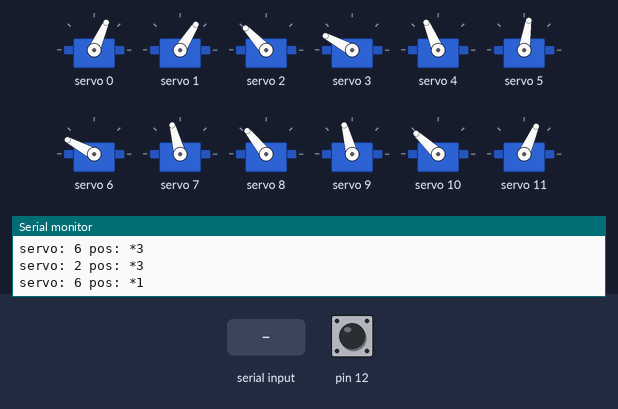
A sketch run on a simulated Arduino Uno, built with avr-gcc and run on an emulated ATmega328P. Parts: 12 × servo, the last lines printed to the serial monitor. Inputs (shaded band) come from the test bench; at power-on: pin 12 HIGH.

Above: at 6.4 s.
6.5 s: pin 12 pulled LOW for 0.15 s
At 6.5 s:
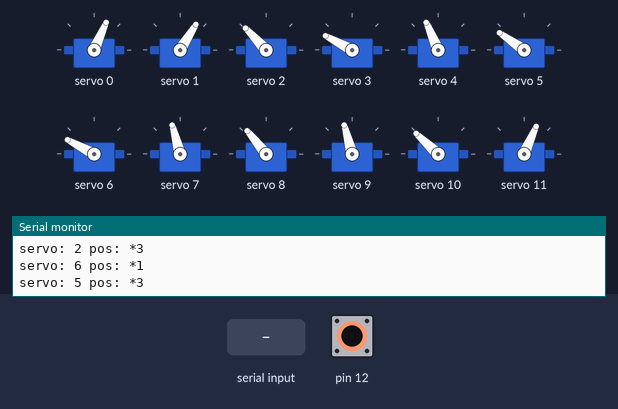
9.6 s: pin 12 pulled LOW for 3.2 s
At 10.5 s:
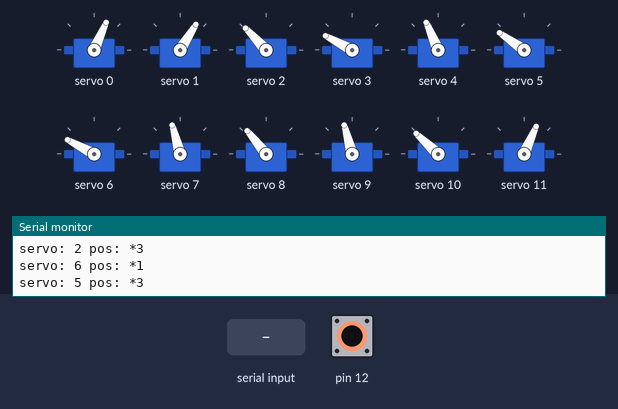
14.3 s: "90,45\n" received over Serial
At 15.4 s:
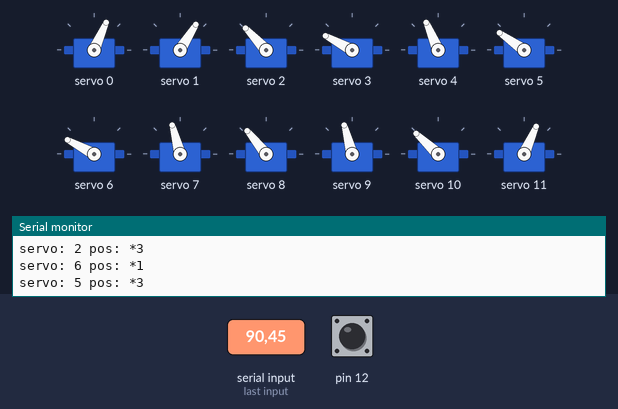
Timing chart, 0 to 17.3 s (numbered marks = the images above; inputs shaded):
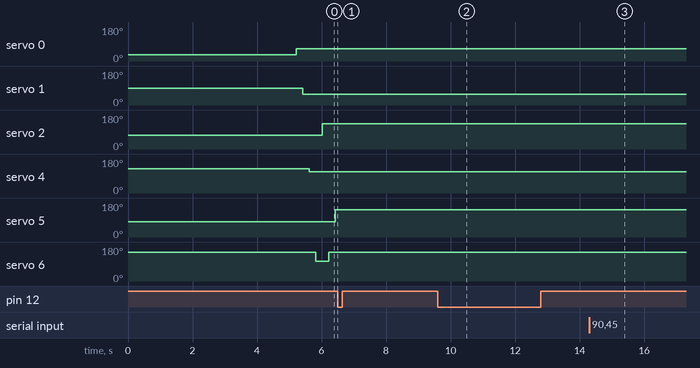

Measured:
- after the input at 6.5 s, servo 0: stays 66° (without the input it goes to 34° after 2.3 s); servo 1: stays 58° (without the input it goes to 115° after 0.12 s)
- after the input at 9.6 s, servo 0: stays 66° (without the input it goes to 34° after 4.2 s); servo 1: stays 58° (without the input it goes to 115° after 2.0 s)
- after the input at 14.3 s, servo 0: stays 66° (without the input it goes to 34° after 4.5 s); servo 1: stays 58° (without the input it goes to 115° after 2.3 s)

The sketch:

NanoBeam_Dragoon.ino
```cpp
// (licence header left out)
#include <Wire.h>
#include <Adafruit_PWMServoDriver.h>

Adafruit_PWMServoDriver pwm = Adafruit_PWMServoDriver();
#define SERVOMIN  150 // this is the 'minimum' pulse length count (out of 4096)
#define SERVOMAX  600 // this is the 'maximum' pulse length count (out of 4096)

int servos = 12; //Number of servos
/*these define the the three positions of each servo in degrees.  These worked well
 for my setup, but could be modified if one of your legs does not move correctly.*/
int initpos[] = {
  220, 360, 320, 520, 460, 340, 520, 400, 460, 400, 480, 300};
int midstep[] = {
  170, 425, 275, 570, 420, 300, 560, 350, 520, 260, 530, 260};
int walk[]    = {
  300, 280, 470, 380, 520, 500, 400, 480, 300, 580, 320, 500};

int mycount = 0;
uint8_t servonum = 0;

/*example 32 step sequence*/
int myleg[] = {
  0, 1, 4, 6, 2, 6, 5, 1, 9, 5, 6, 2, 10, 7, 3, 7, 9, 8, 0, 11, 5, 1, 3, 2, 5, 2, 5, 11, 4, 8, 6, 10};
int mypos[] = {
  3, 3, 2, 3, 3, 1, 3, 2, 2, 1, 2, 1, 2,  3, 3, 1, 1, 2, 1, 2,  2, 1, 1, 3, 3, 1, 1, 1,  1, 1, 1, 1};

void setup() {
  /*setup serial port for optional viewing*/
  Serial.begin(9600);
  Serial.println("NanoBeam Dragoon 12 channel Servo test!");
  pwm.begin();
  pwm.setPWMFreq(60);  // Analog servos run at ~60 Hz updates
  /*setup pin 12 as a test mode pin.  if you jumper 12 to GND then Dragoon will stay in initial
   position and not start walking.*/
  pinMode(12, INPUT_PULLUP);
  /*move servos to initial position*/
  for(int i=0; i<servos; i++){
    pwm.setPWM(i, 0, initpos[i]);
    Serial.print("servo: ");
    Serial.print(i);
    Serial.print(" pos: ");
    Serial.println(initpos[i]);
  }
  /*after power on, go to initial position and wait 5 seconds before start walking.*/
  delay(5000);
}

void setServoPulse(uint8_t n, double pulse) {
  double pulselength;
  pulselength = 1000000;   // 1,000,000 us per second
  pulselength /= 60;   // 60 Hz
  Serial.print(pulselength);
  Serial.println(" us per period");
  pulselength /= 4096;  // 12 bits of resolution
  Serial.print(pulselength);
  Serial.println(" us per bit");
  pulse *= 1000;
  pulse /= pulselength;
  Serial.println(pulse);
  pwm.setPWM(n, 0, pulse);
}

void loop() {
  if(digitalRead(12) == HIGH)  { //check if 12 is tied low then don't move
    /*check if there is any serial input, if not walk through the series in setup*/
    /*if you get serial input then parse leg and position.*/
    /*position can be 1, 2, 3 for the preset positions or between 150-600 to set servo to exact position*/
    while (Serial.available() > 0) {
      int leg = Serial.parseInt();
      int pos = Serial.parseInt();
      Serial.print("servo: ");
      Serial.print(leg);
      Serial.print(" pos: ");
      if(pos <= SERVOMAX && pos >= SERVOMIN) {
        pwm.setPWM(leg, 0, pos);
        Serial.print("+");
      }
      if(pos==1) {
        pwm.setPWM(leg, 0, initpos[leg]);
        Serial.print("*");
      }
      if(pos==2) {
        pwm.setPWM(leg, 0, midstep[leg]);
        Serial.print("*");
      }
      if(pos==3) {
        pwm.setPWM(leg, 0, walk[leg]);
        Serial.print("*");
      }

    Serial.println(pos);
    mycount = 32;
  }

  /*walk through demo step sequence*/
  if(mycount < 32) {
    int leg = myleg[mycount];
    int pos = mypos[mycount];
    Serial.print("servo: ");
    Serial.print(leg);
    Serial.print(" pos: ");
    if(pos==1) {
      pwm.setPWM(leg, 0, initpos[leg]);
      Serial.print("*");
    }
    if(pos==2) {
      pwm.setPWM(leg, 0, midstep[leg]);
      Serial.print("*");
    }
    if(pos==3) {
      pwm.setPWM(leg, 0, walk[leg]);
      Serial.print("*");
    }
    Serial.println(pos);
    if(mycount==31) mycount = -1; //restart
  }
  mycount++;
  delay(200);
}
else {
  delay(5000);
  //build
}
}
```
